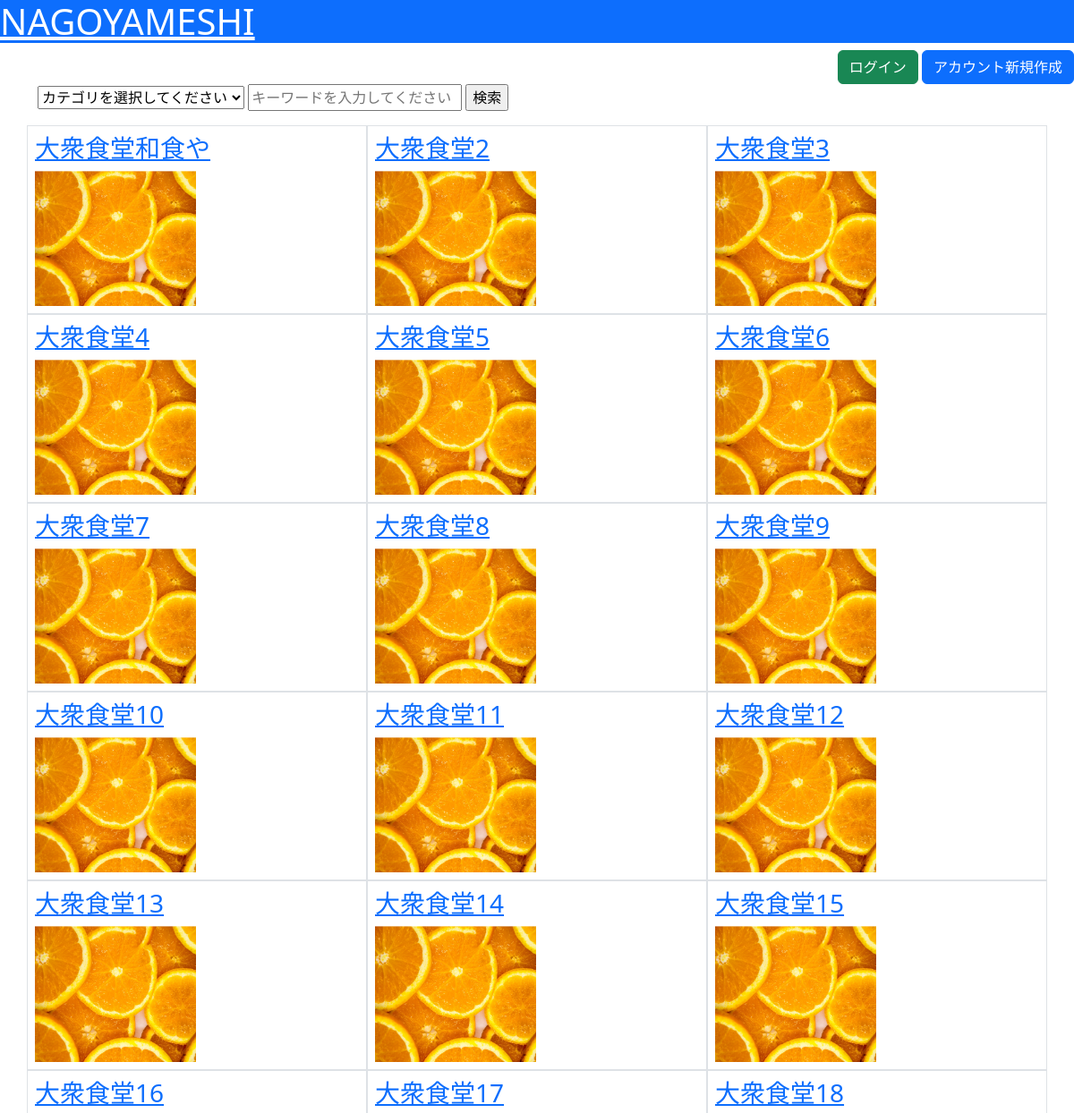
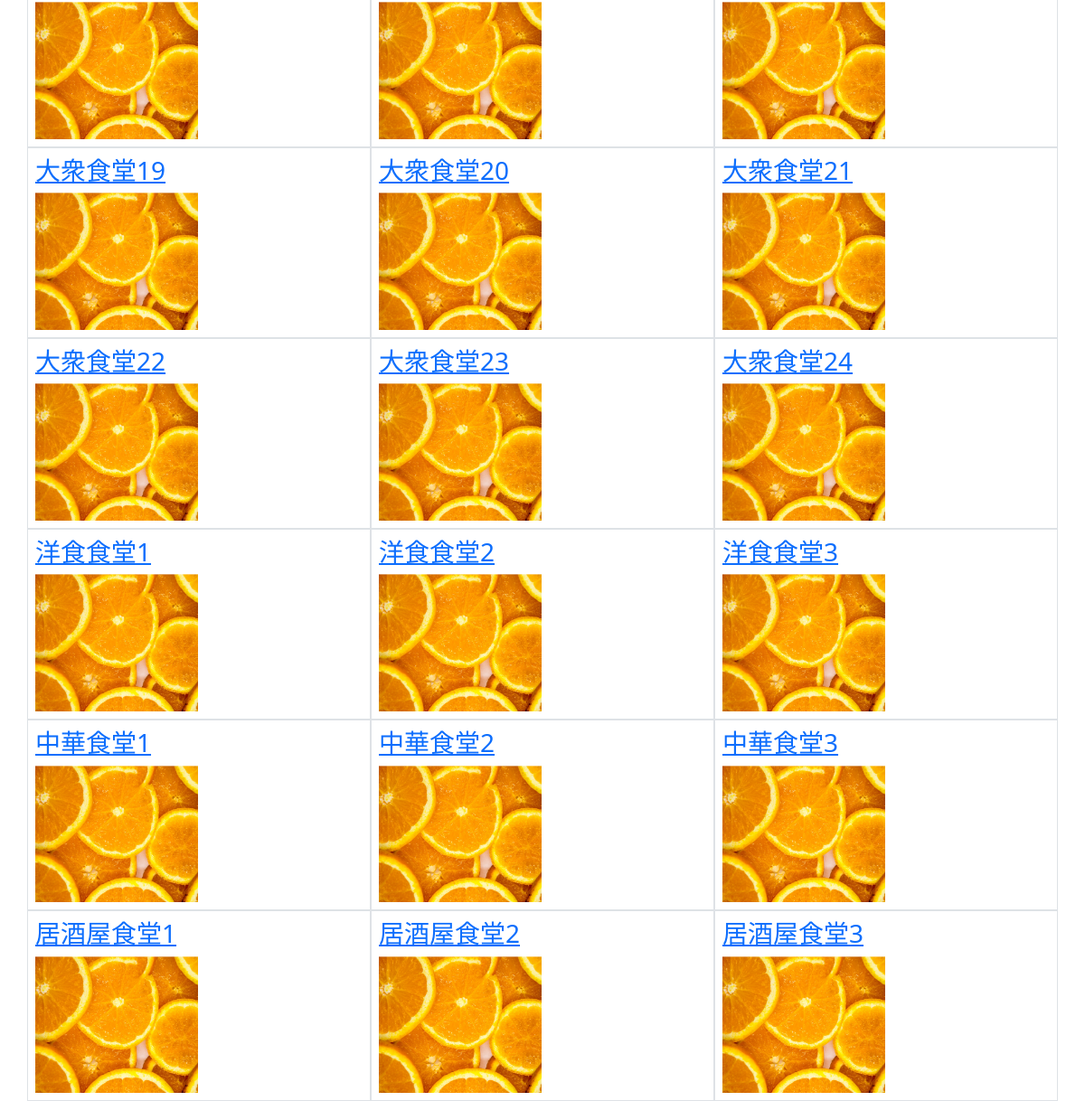
The page / on the database its author committed (2 pictures, top to bottom).
### nagoyameshi/models.py (models this page shows, shortened)
class Restaurant(models.Model):
    category = models.ForeignKey(Category, verbose_name="カテゴリ", on_delete=models.CASCADE)
    name = models.CharField(verbose_name="名前", max_length=50)
    image = models.ImageField(verbose_name="画像", upload_to="media_local/restaurant/")
    description = models.CharField(verbose_name="店舗説明", max_length=500)
    start_at = models.TimeField(verbose_name="営業開始時間", default=timezone.now)
    end_at = models.TimeField(verbose_name="営業終了時間", default=timezone.now)
    cost = models.PositiveIntegerField(verbose_name="価格帯")
    post_code = models.CharField(verbose_name="郵便番号", max_length=8)
    address = models.CharField(verbose_name="住所", max_length=100)
    tel = models.CharField(verbose_name="電話番号", max_length=11)
    created_at = models.DateTimeField(verbose_name="作成日時", default=timezone.now)
    updated_at = models.DateTimeField(verbose_name="更新日時", auto_now=True)
    capacity = models.PositiveIntegerField(verbose_name="収容人数", default=20)

### nagoyameshi/views.py (the view)
# urls.py: path("", views.TopView.as_view(), name="top" ),
class TopView(TemplateView):
    template_name = "nagoyameshi/top.html"
    def get_context_data(self, **kwargs):
        context = super().get_context_data(**kwargs)
        context["categories"] = Category.objects.all()
        query = Q()
        print(self.request.GET)
        if "search" in self.request.GET:
            words = self.request.GET["search"].replace("　"," ").split(" ")
            for word in words:
                query &= Q(name__icontains=word)
        """
            # query の wordsのキーワードがすべて条件に含まれた状態になる。
            context['restaurants'] = Restaurant.objects.filter(query)
        else:
            context['restaurants'] = Restaurant.objects.filter(query)
            # ↑は Restaurant.objects.all()と同じ。
        """
        if "category" in self.request.GET:
            if self.request.GET["category"] != "":
                query &= Q(category=self.request.GET["category"])
        context['restaurants'] = Restaurant.objects.filter(query)
        return context

### nagoyameshi/models.py (called while the page is built)
    def str_id(self):
        return str(self.id)

### nagoyameshi/templates/nagoyameshi/top.html (shortened to what this page needs)
{% extends "base.html" %}
{% block content %}
<form action="" method="get">
    <select name="category">
        <option value="">カテゴリを選択してください</option>
    </select>
    <input class="" type="text" placeholder="キーワードを入力してください" name="search" value="{{ request.GET.search }}">
    <input type="submit" value="検索">
</form>
<div class="row">
    {% for restaurant in restaurants %}
    <div class="col-4 border p-2">
        <a href="{% url 'detail' restaurant.id %}" >
            <h3>{{ restaurant.name }}</h3>
            <img src="{{ restaurant.image.url }}" style="width:180px; height:auto;">
        </a>
    </div>
    {% endfor %}
</div>
{% endblock %}

### rows shown on the page
Restaurant: name "大衆食堂和食や", image (picture)
Restaurant: name "大衆食堂2", image (picture)
Restaurant: name "大衆食堂3", image (picture)
Restaurant: name "大衆食堂4", image (picture)
Restaurant: name "大衆食堂5", image (picture)
Restaurant: name "大衆食堂6", image (picture)
Restaurant: name "大衆食堂7", image (picture)
Restaurant: name "大衆食堂8", image (picture)
Restaurant: name "大衆食堂9", image (picture)
Restaurant: name "大衆食堂10", image (picture)
Restaurant: name "大衆食堂11", image (picture)
Restaurant: name "大衆食堂12", image (picture)
Restaurant: name "大衆食堂13", image (picture)
Restaurant: name "大衆食堂14", image (picture)
Restaurant: name "大衆食堂15", image (picture)
Restaurant: name "大衆食堂16", image (picture)
Restaurant: name "大衆食堂17", image (picture)
Restaurant: name "大衆食堂18", image (picture)
Restaurant: name "大衆食堂19", image (picture)
Restaurant: name "大衆食堂20", image (picture)
Restaurant: name "大衆食堂21", image (picture)
Restaurant: name "大衆食堂22", image (picture)
Restaurant: name "大衆食堂23", image (picture)
Restaurant: name "大衆食堂24", image (picture)
Restaurant: name "洋食食堂1", image (picture)
Restaurant: name "洋食食堂2", image (picture)
Restaurant: name "洋食食堂3", image (picture)
Restaurant: name "中華食堂1", image (picture)
Restaurant: name "中華食堂2", image (picture)
Restaurant: name "中華食堂3", image (picture)
Restaurant: name "居酒屋食堂1", image (picture)
Restaurant: name "居酒屋食堂2", image (picture)
Restaurant: name "居酒屋食堂3", image (picture)
